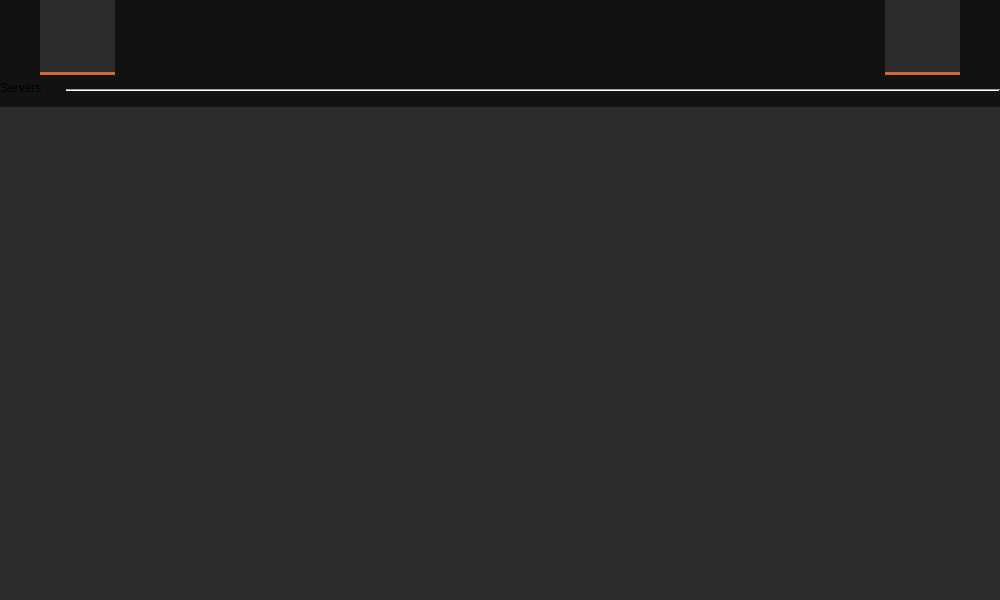
<?xml version="1.0" encoding="UTF-8"?>
<ui version="4.0">
 <class>MainWindow</class>
 <widget class="QMainWindow" name="MainWindow">
  <property name="geometry">
   <rect>
    <x>0</x>
    <y>0</y>
    <width>1000</width>
    <height>600</height>
   </rect>
  </property>
  <property name="minimumSize">
   <size>
    <width>800</width>
    <height>600</height>
   </size>
  </property>
  <property name="palette">
   <palette>
    <active>
     <colorrole role="WindowText">
      <brush brushstyle="SolidPattern">
       <color alpha="255">
        <red>255</red>
        <green>255</green>
        <blue>255</blue>
       </color>
      </brush>
     </colorrole>
     <colorrole role="Button">
      <brush brushstyle="SolidPattern">
       <color alpha="255">
        <red>207</red>
        <green>106</green>
        <blue>50</blue>
       </color>
      </brush>
     </colorrole>
     <colorrole role="Dark">
      <brush brushstyle="SolidPattern">
       <color alpha="255">
        <red>92</red>
        <green>92</green>
        <blue>92</blue>
       </color>
      </brush>
     </colorrole>
     <colorrole role="Mid">
      <brush brushstyle="SolidPattern">
       <color alpha="255">
        <red>127</red>
        <green>127</green>
        <blue>127</blue>
       </color>
      </brush>
     </colorrole>
     <colorrole role="Base">
      <brush brushstyle="SolidPattern">
       <color alpha="255">
        <red>30</red>
        <green>30</green>
        <blue>30</blue>
       </color>
      </brush>
     </colorrole>
     <colorrole role="Window">
      <brush brushstyle="SolidPattern">
       <color alpha="255">
        <red>18</red>
        <green>18</green>
        <blue>18</blue>
       </color>
      </brush>
     </colorrole>
     <colorrole role="Highlight">
      <brush brushstyle="SolidPattern">
       <color alpha="255">
        <red>207</red>
        <green>106</green>
        <blue>50</blue>
       </color>
      </brush>
     </colorrole>
     <colorrole role="LinkVisited">
      <brush brushstyle="SolidPattern">
       <color alpha="255">
        <red>255</red>
        <green>158</green>
        <blue>105</blue>
       </color>
      </brush>
     </colorrole>
     <colorrole role="AlternateBase">
      <brush brushstyle="SolidPattern">
       <color alpha="255">
        <red>45</red>
        <green>45</green>
        <blue>45</blue>
       </color>
      </brush>
     </colorrole>
     <colorrole role="ToolTipBase">
      <brush brushstyle="SolidPattern">
       <color alpha="255">
        <red>97</red>
        <green>97</green>
        <blue>97</blue>
       </color>
      </brush>
     </colorrole>
    </active>
    <inactive>
     <colorrole role="WindowText">
      <brush brushstyle="SolidPattern">
       <color alpha="255">
        <red>255</red>
        <green>255</green>
        <blue>255</blue>
       </color>
      </brush>
     </colorrole>
     <colorrole role="Button">
      <brush brushstyle="SolidPattern">
       <color alpha="255">
        <red>207</red>
        <green>106</green>
        <blue>50</blue>
       </color>
      </brush>
     </colorrole>
     <colorrole role="Dark">
      <brush brushstyle="SolidPattern">
       <color alpha="255">
        <red>92</red>
        <green>92</green>
        <blue>92</blue>
       </color>
      </brush>
     </colorrole>
     <colorrole role="Mid">
      <brush brushstyle="SolidPattern">
       <color alpha="255">
        <red>127</red>
        <green>127</green>
        <blue>127</blue>
       </color>
      </brush>
     </colorrole>
     <colorrole role="Base">
      <brush brushstyle="SolidPattern">
       <color alpha="255">
        <red>30</red>
        <green>30</green>
        <blue>30</blue>
       </color>
      </brush>
     </colorrole>
     <colorrole role="Window">
      <brush brushstyle="SolidPattern">
       <color alpha="255">
        <red>18</red>
        <green>18</green>
        <blue>18</blue>
       </color>
      </brush>
     </colorrole>
     <colorrole role="Highlight">
      <brush brushstyle="SolidPattern">
       <color alpha="255">
        <red>207</red>
        <green>106</green>
        <blue>50</blue>
       </color>
      </brush>
     </colorrole>
     <colorrole role="LinkVisited">
      <brush brushstyle="SolidPattern">
       <color alpha="255">
        <red>255</red>
        <green>158</green>
        <blue>105</blue>
       </color>
      </brush>
     </colorrole>
     <colorrole role="AlternateBase">
      <brush brushstyle="SolidPattern">
       <color alpha="255">
        <red>45</red>
        <green>45</green>
        <blue>45</blue>
       </color>
      </brush>
     </colorrole>
     <colorrole role="ToolTipBase">
      <brush brushstyle="SolidPattern">
       <color alpha="255">
        <red>97</red>
        <green>97</green>
        <blue>97</blue>
       </color>
      </brush>
     </colorrole>
    </inactive>
    <disabled>
     <colorrole role="WindowText">
      <brush brushstyle="SolidPattern">
       <color alpha="255">
        <red>92</red>
        <green>92</green>
        <blue>92</blue>
       </color>
      </brush>
     </colorrole>
     <colorrole role="Button">
      <brush brushstyle="SolidPattern">
       <color alpha="255">
        <red>207</red>
        <green>106</green>
        <blue>50</blue>
       </color>
      </brush>
     </colorrole>
     <colorrole role="Dark">
      <brush brushstyle="SolidPattern">
       <color alpha="255">
        <red>92</red>
        <green>92</green>
        <blue>92</blue>
       </color>
      </brush>
     </colorrole>
     <colorrole role="Mid">
      <brush brushstyle="SolidPattern">
       <color alpha="255">
        <red>127</red>
        <green>127</green>
        <blue>127</blue>
       </color>
      </brush>
     </colorrole>
     <colorrole role="Text">
      <brush brushstyle="SolidPattern">
       <color alpha="255">
        <red>92</red>
        <green>92</green>
        <blue>92</blue>
       </color>
      </brush>
     </colorrole>
     <colorrole role="ButtonText">
      <brush brushstyle="SolidPattern">
       <color alpha="255">
        <red>92</red>
        <green>92</green>
        <blue>92</blue>
       </color>
      </brush>
     </colorrole>
     <colorrole role="Base">
      <brush brushstyle="SolidPattern">
       <color alpha="255">
        <red>18</red>
        <green>18</green>
        <blue>18</blue>
       </color>
      </brush>
     </colorrole>
     <colorrole role="Window">
      <brush brushstyle="SolidPattern">
       <color alpha="255">
        <red>18</red>
        <green>18</green>
        <blue>18</blue>
       </color>
      </brush>
     </colorrole>
     <colorrole role="LinkVisited">
      <brush brushstyle="SolidPattern">
       <color alpha="255">
        <red>255</red>
        <green>158</green>
        <blue>105</blue>
       </color>
      </brush>
     </colorrole>
     <colorrole role="AlternateBase">
      <brush brushstyle="SolidPattern">
       <color alpha="255">
        <red>45</red>
        <green>45</green>
        <blue>45</blue>
       </color>
      </brush>
     </colorrole>
     <colorrole role="ToolTipBase">
      <brush brushstyle="SolidPattern">
       <color alpha="255">
        <red>97</red>
        <green>97</green>
        <blue>97</blue>
       </color>
      </brush>
     </colorrole>
    </disabled>
   </palette>
  </property>
  <property name="windowTitle">
   <string>TF2 Dedicated Server Manager</string>
  </property>
  <property name="windowIcon">
   <iconset resource="../resources.qrc">
    <normaloff>:/icons/resources/Images/tf2dsm_logo.png</normaloff>:/icons/resources/Images/tf2dsm_logo.png</iconset>
  </property>
  <property name="styleSheet">
   <string notr="true">QTabBar::tab {
	border: 0px solid;
	background-color: #2b2b2b;
	padding: 5px;
	border-top-left-radius: 3px;
	border-top-right-radius: 3px;
}

QTabBar::tab:selected {
	background-color: #cf6a32;
}

QPushButton {
	border: none;
border-bottom: 3px solid #cf6a32;
	background-color: #2b2b2b;
	font: 13pt &quot;Noto Sans&quot;;
}

QPushButton::hover {
	background-color: #dd7036;
}
QPushButton::pressed {
	background-color: #aa5629;
}</string>
  </property>
  <widget class="QWidget" name="centralwidget">
   <layout class="QVBoxLayout" name="verticalLayout">
    <property name="leftMargin">
     <number>0</number>
    </property>
    <property name="topMargin">
     <number>0</number>
    </property>
    <property name="rightMargin">
     <number>0</number>
    </property>
    <property name="bottomMargin">
     <number>0</number>
    </property>
    <item>
     <layout class="QHBoxLayout" name="horizontalLayout">
      <property name="spacing">
       <number>6</number>
      </property>
      <item>
       <spacer name="horizontalSpacer_3">
        <property name="orientation">
         <enum>Qt::Orientation::Horizontal</enum>
        </property>
        <property name="sizeType">
         <enum>QSizePolicy::Policy::Fixed</enum>
        </property>
        <property name="sizeHint" stdset="0">
         <size>
          <width>40</width>
          <height>20</height>
         </size>
        </property>
       </spacer>
      </item>
      <item>
       <widget class="QPushButton" name="btnAddServer">
        <property name="minimumSize">
         <size>
          <width>75</width>
          <height>75</height>
         </size>
        </property>
        <property name="maximumSize">
         <size>
          <width>75</width>
          <height>75</height>
         </size>
        </property>
        <property name="text">
         <string/>
        </property>
        <property name="icon">
         <iconset theme="QIcon::ThemeIcon::ListAdd"/>
        </property>
        <property name="iconSize">
         <size>
          <width>32</width>
          <height>32</height>
         </size>
        </property>
        <property name="checkable">
         <bool>false</bool>
        </property>
        <property name="checked">
         <bool>false</bool>
        </property>
       </widget>
      </item>
      <item>
       <spacer name="horizontalSpacer">
        <property name="orientation">
         <enum>Qt::Orientation::Horizontal</enum>
        </property>
        <property name="sizeHint" stdset="0">
         <size>
          <width>40</width>
          <height>20</height>
         </size>
        </property>
       </spacer>
      </item>
      <item>
       <widget class="QPushButton" name="btnSettings">
        <property name="minimumSize">
         <size>
          <width>75</width>
          <height>75</height>
         </size>
        </property>
        <property name="maximumSize">
         <size>
          <width>75</width>
          <height>75</height>
         </size>
        </property>
        <property name="text">
         <string/>
        </property>
        <property name="icon">
         <iconset theme="QIcon::ThemeIcon::DocumentProperties"/>
        </property>
        <property name="iconSize">
         <size>
          <width>32</width>
          <height>32</height>
         </size>
        </property>
       </widget>
      </item>
      <item>
       <spacer name="horizontalSpacer_2">
        <property name="orientation">
         <enum>Qt::Orientation::Horizontal</enum>
        </property>
        <property name="sizeType">
         <enum>QSizePolicy::Policy::Fixed</enum>
        </property>
        <property name="sizeHint" stdset="0">
         <size>
          <width>40</width>
          <height>20</height>
         </size>
        </property>
       </spacer>
      </item>
     </layout>
    </item>
    <item>
     <layout class="QHBoxLayout" name="horizontalLayout_2">
      <property name="topMargin">
       <number>0</number>
      </property>
      <item>
       <widget class="QLabel" name="label">
        <property name="minimumSize">
         <size>
          <width>60</width>
          <height>20</height>
         </size>
        </property>
        <property name="maximumSize">
         <size>
          <width>60</width>
          <height>20</height>
         </size>
        </property>
        <property name="text">
         <string>Servers</string>
        </property>
        <property name="alignment">
         <set>Qt::AlignmentFlag::AlignLeading|Qt::AlignmentFlag::AlignLeft|Qt::AlignmentFlag::AlignTop</set>
        </property>
       </widget>
      </item>
      <item>
       <widget class="Line" name="line">
        <property name="orientation">
         <enum>Qt::Orientation::Horizontal</enum>
        </property>
       </widget>
      </item>
     </layout>
    </item>
    <item>
     <widget class="QTabWidget" name="tabServers">
      <property name="sizePolicy">
       <sizepolicy hsizetype="Expanding" vsizetype="Expanding">
        <horstretch>0</horstretch>
        <verstretch>0</verstretch>
       </sizepolicy>
      </property>
      <property name="minimumSize">
       <size>
        <width>800</width>
        <height>460</height>
       </size>
      </property>
      <property name="baseSize">
       <size>
        <width>0</width>
        <height>0</height>
       </size>
      </property>
      <property name="layoutDirection">
       <enum>Qt::LayoutDirection::LeftToRight</enum>
      </property>
      <property name="autoFillBackground">
       <bool>true</bool>
      </property>
      <property name="styleSheet">
       <string notr="true">QTabWidget::pane {
	border: none;
	background-color: #2b2b2b;
}</string>
      </property>
      <property name="tabPosition">
       <enum>QTabWidget::TabPosition::North</enum>
      </property>
      <property name="currentIndex">
       <number>-1</number>
      </property>
      <property name="elideMode">
       <enum>Qt::TextElideMode::ElideNone</enum>
      </property>
      <property name="tabsClosable">
       <bool>true</bool>
      </property>
      <property name="movable">
       <bool>true</bool>
      </property>
     </widget>
    </item>
   </layout>
  </widget>
 </widget>
 <resources>
  <include location="../resources.qrc"/>
 </resources>
 <connections/>
</ui>
